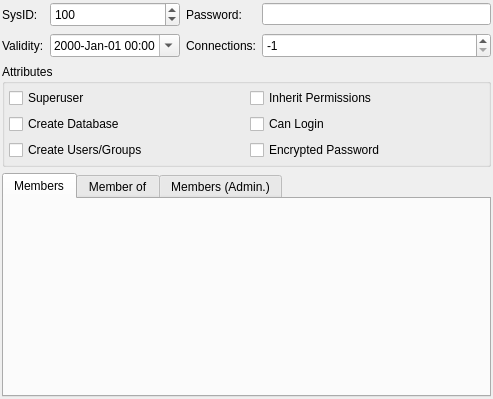
<?xml version="1.0" encoding="UTF-8"?>
<ui version="4.0">
 <class>PapelWidget</class>
 <widget class="QWidget" name="PapelWidget">
  <property name="geometry">
   <rect>
    <x>0</x>
    <y>0</y>
    <width>493</width>
    <height>399</height>
   </rect>
  </property>
  <property name="minimumSize">
   <size>
    <width>400</width>
    <height>0</height>
   </size>
  </property>
  <property name="windowTitle">
   <string>Form</string>
  </property>
  <layout class="QGridLayout" name="papel_grid">
   <property name="margin">
    <number>2</number>
   </property>
   <property name="spacing">
    <number>6</number>
   </property>
   <item row="0" column="0">
    <widget class="QLabel" name="sysid_lbl">
     <property name="text">
      <string>SysID:</string>
     </property>
    </widget>
   </item>
   <item row="0" column="1">
    <widget class="QSpinBox" name="sysid_sb">
     <property name="minimumSize">
      <size>
       <width>0</width>
       <height>25</height>
      </size>
     </property>
     <property name="minimum">
      <number>0</number>
     </property>
     <property name="maximum">
      <number>65535</number>
     </property>
     <property name="value">
      <number>100</number>
     </property>
    </widget>
   </item>
   <item row="0" column="2">
    <widget class="QLabel" name="senha_lbl">
     <property name="text">
      <string>Password:</string>
     </property>
    </widget>
   </item>
   <item row="0" column="3">
    <widget class="QLineEdit" name="senha_edt"/>
   </item>
   <item row="1" column="0">
    <widget class="QLabel" name="validade_lbl">
     <property name="text">
      <string>Validity:</string>
     </property>
    </widget>
   </item>
   <item row="1" column="1">
    <widget class="QDateTimeEdit" name="validade_dte">
     <property name="displayFormat">
      <string>yyyy-MMM-dd hh:mm</string>
     </property>
     <property name="calendarPopup">
      <bool>true</bool>
     </property>
    </widget>
   </item>
   <item row="1" column="2">
    <widget class="QLabel" name="limconexao_lbl">
     <property name="font">
      <font>
       <weight>50</weight>
       <italic>false</italic>
       <bold>false</bold>
      </font>
     </property>
     <property name="text">
      <string>Connections:</string>
     </property>
    </widget>
   </item>
   <item row="1" column="3">
    <widget class="QSpinBox" name="limconexao_sb">
     <property name="minimumSize">
      <size>
       <width>0</width>
       <height>25</height>
      </size>
     </property>
     <property name="minimum">
      <number>-1</number>
     </property>
     <property name="maximum">
      <number>65535</number>
     </property>
     <property name="value">
      <number>-1</number>
     </property>
    </widget>
   </item>
   <item row="2" column="0" colspan="4">
    <widget class="QGroupBox" name="groupBox">
     <property name="title">
      <string>Attributes</string>
     </property>
     <layout class="QGridLayout" name="gridLayout">
      <property name="margin">
       <number>4</number>
      </property>
      <property name="spacing">
       <number>6</number>
      </property>
      <item row="0" column="0">
       <widget class="QCheckBox" name="superusr_chk">
        <property name="text">
         <string>Superuser</string>
        </property>
       </widget>
      </item>
      <item row="0" column="1">
       <widget class="QCheckBox" name="herdarperm_chk">
        <property name="text">
         <string>Inherit Permissions</string>
        </property>
       </widget>
      </item>
      <item row="1" column="0">
       <widget class="QCheckBox" name="criarbd_chk">
        <property name="text">
         <string>Create Database</string>
        </property>
       </widget>
      </item>
      <item row="1" column="1">
       <widget class="QCheckBox" name="permitirlogin_chk">
        <property name="text">
         <string>Can Login</string>
        </property>
       </widget>
      </item>
      <item row="2" column="0">
       <widget class="QCheckBox" name="criarusr_chk">
        <property name="text">
         <string>Create Users/Groups</string>
        </property>
       </widget>
      </item>
      <item row="2" column="1">
       <widget class="QCheckBox" name="senhacripto_chk">
        <property name="text">
         <string>Encrypted Password</string>
        </property>
       </widget>
      </item>
     </layout>
    </widget>
   </item>
   <item row="3" column="0" colspan="4">
    <widget class="QTabWidget" name="membros_twg">
     <property name="currentIndex">
      <number>0</number>
     </property>
     <widget class="QWidget" name="membros_tab">
      <attribute name="title">
       <string>Members</string>
      </attribute>
     </widget>
     <widget class="QWidget" name="membro_tab">
      <attribute name="title">
       <string>Member of</string>
      </attribute>
     </widget>
     <widget class="QWidget" name="membros_adm_tab">
      <attribute name="title">
       <string>Members (Admin.)</string>
      </attribute>
     </widget>
    </widget>
   </item>
  </layout>
 </widget>
 <resources/>
 <connections/>
</ui>
